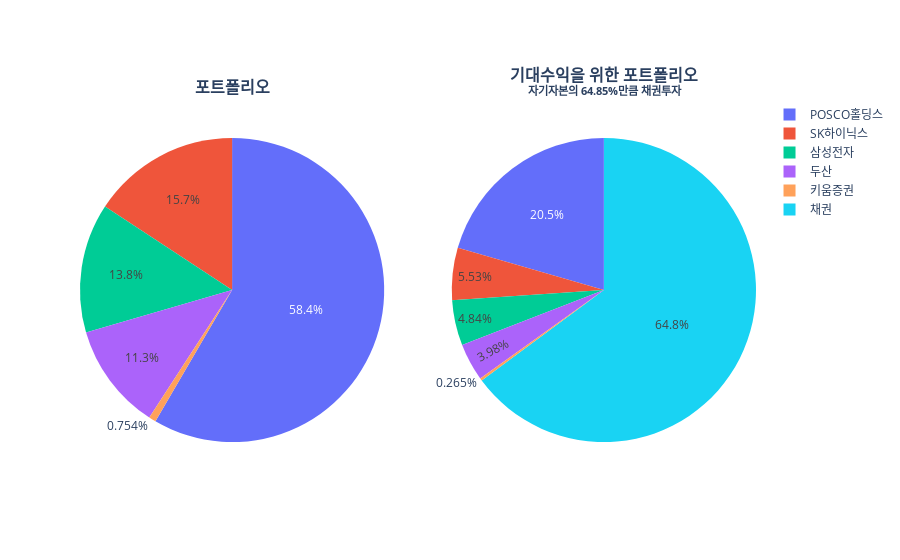

Notebook code cell kept with this figure:
### Code cell
to_upward.show_portfolio(max_shape)

### Figure 1 — Plotly figure (JSON) as saved in the notebook; plotly's stock layout.template omitted (floating-point values rounded to 4 significant figures)
{"data": [{"domain": {"x": [0, 0.45], "y": [0, 1]}, "labels": ["POSCO홀딩스", "두산", "삼성전자", "SK하이닉스", "키움증권"], "name": "기존 포트폴리오", "type": "pie", "values": [0.5841, 0.1133, 0.1376, 0.1575, 0.007541]}, {"domain": {"x": [0.55, 1], "y": [0, 1]}, "labels": ["POSCO홀딩스", "두산", "삼성전자", "SK하이닉스", "키움증권", "채권"], "name": "기대수익 포트폴리오", "type": "pie", "values": [0.2053, 0.03983, 0.04837, 0.05535, 0.002651, 0.6485]}], "layout": {"annotations": [{"font": {"size": 16}, "showarrow": false, "text": "<b>포트폴리오", "x": 0.225, "xanchor": "center", "xref": "paper", "y": 1, "yanchor": "bottom", "yref": "paper"}, {"font": {"size": 16}, "showarrow": false, "text": "<b>기대수익을 위한 포트폴리오<br><sup>자기자본의 64.85%만큼 채권투자</sup>", "x": 0.775, "xanchor": "center", "xref": "paper", "y": 1, "yanchor": "bottom", "yref": "paper"}]}}
